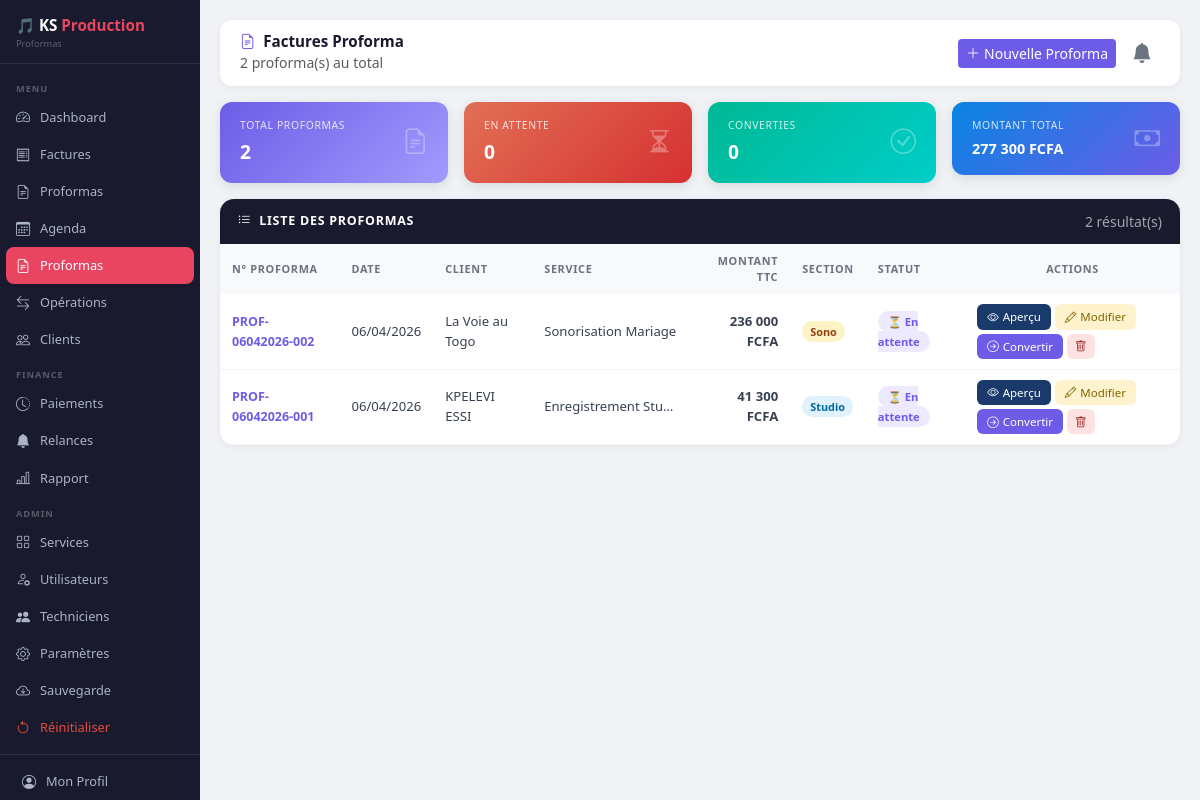
Page /proformas (signed in) on the committed database.
### database.py (models this page shows)
class Facture(db.Model):
    __tablename__ = 'factures'
    id            = db.Column(db.Integer, primary_key=True)
    numero        = db.Column(db.String(30), unique=True, nullable=False)
    date          = db.Column(db.DateTime, default=datetime.now)
    nom_client    = db.Column(db.String(100), nullable=False)
    service       = db.Column(db.String(200), nullable=False)
    montant_ttc   = db.Column(db.Float, nullable=False)
    mode_paiement = db.Column(db.String(50))
    etat_paiement = db.Column(db.String(20), default='Non Payer')
    type_operation= db.Column(db.String(20), default='Recettes')
    categorie     = db.Column(db.String(20), default='Facture')
    section       = db.Column(db.String(50))
    cree_par      = db.Column(db.String(50))
    montant_paye  = db.Column(db.Float, default=0)
    reste_du      = db.Column(db.Float, default=0)

### app.py (the view)
@app.route('/proformas')
def liste_proformas():
    if 'username' not in session:
        return redirect(url_for('login'))
    proformas = Facture.query.filter_by(type_operation='Proforma')\
                             .order_by(Facture.date.desc()).all()
    total_ttc = sum(p.montant_ttc for p in proformas)
    return render_template('proformas.html',
        username      = session['username'],
        role          = session['role'],
        proformas     = proformas,
        nb_proformas  = len(proformas),
        nb_en_attente = sum(1 for p in proformas if p.etat_paiement == 'Non Payer'),
        nb_converties = sum(1 for p in proformas if p.etat_paiement == 'Converti'),
        total_ttc     = f"{total_ttc:,.0f}".replace(',', ' '),
    )

### templates/proformas.html (shortened to what this page needs)
<!DOCTYPE html>
<html lang="fr">
<head>
    <link href="https://cdn.jsdelivr.net/npm/bootstrap@5.3.0/dist/css/bootstrap.min.css" rel="stylesheet">
    <link href="https://cdn.jsdelivr.net/npm/bootstrap-icons@1.10.5/font/bootstrap-icons.css" rel="stylesheet">
</head>
<body>
<div class="sidebar">
    <div class="brand">🎵 KS <span>Production</span><small>Proformas</small></div>
    <nav>
        <div class="nav-section">Menu</div>
        <a href="/dashboard"  class="nav-link"><i class="bi bi-speedometer2"></i> Dashboard</a>
        <a href="/factures"   class="nav-link"><i class="bi bi-receipt"></i> Factures</a>
        <a href="/proformas" class="nav-link"><i class="bi bi-file-earmark-text"></i> Proformas</a>
        <a href="/agenda" class="nav-link"><i class="bi bi-calendar3"></i> Agenda</a>
        <a href="/proformas"  class="nav-link active"><i class="bi bi-file-earmark-text"></i> Proformas</a>
        <a href="/operations" class="nav-link"><i class="bi bi-arrow-left-right"></i> Opérations</a>
        <a href="/clients"    class="nav-link"><i class="bi bi-people"></i> Clients</a>
        <div class="nav-section">Finance</div>
        <a href="/paiements"  class="nav-link"><i class="bi bi-clock-history"></i> Paiements</a>
        <a href="/relances" class="nav-link"><i class="bi bi-bell-fill"></i> Relances</a>
        <a href="/rapport"    class="nav-link"><i class="bi bi-bar-chart-line"></i> Rapport</a>
        {% if role == 'Administrateur' %}
        <div class="nav-section">Admin</div>
        <a href="/services"      class="nav-link"><i class="bi bi-grid"></i> Services</a>
        <a href="/utilisateurs"  class="nav-link"><i class="bi bi-person-gear"></i> Utilisateurs</a>
        <a href="/techniciens" class="nav-link"><i class="bi bi-people-fill"></i> Techniciens</a>
        <a href="/parametres"    class="nav-link"><i class="bi bi-gear"></i> Paramètres</a>
        <a href="/sauvegarde"    class="nav-link"><i class="bi bi-cloud-arrow-down"></i> Sauvegarde</a>
        <a href="/reinitialiser" class="nav-link" style="color:#e74c3c;"><i class="bi bi-arrow-counterclockwise"></i> Réinitialiser</a>
        {% endif %}
    </nav>
    <div class="sidebar-footer">
        <a href="/profil" class="nav-link"><i class="bi bi-person-circle"></i> Mon Profil</a>
    </div>
</div>
<div class="main-content">
    <div class="topbar">
        <div>
            <h5><i class="bi bi-file-earmark-text me-2" style="color:var(--ks-purple);"></i>Factures Proforma</h5>
            <small class="text-muted">{{ nb_proformas }} proforma(s) au total</small>
        </div>
        <div class="d-flex gap-2 align-items-center">
            {% if role != 'Lecture seule' %}
            <a href="/factures/proforma" class="btn btn-sm" style="background:var(--ks-purple); color:#fff; border:none;">
                <i class="bi bi-plus-lg me-1"></i>Nouvelle Proforma
            </a>
            {% endif %}
            <div class="position-relative">
                <button id="btnCloche" onclick="toggleAlertes()"
                        style="background:none; border:none; cursor:pointer; position:relative; padding:4px 8px;">
                    <i class="bi bi-bell-fill" style="font-size:1.25rem; color:#6b7280;" id="iconeCloche"></i>
                </button>
            </div>
        </div>
    </div>
    <div class="row g-3 mb-3">
        <div class="col-md-3">
            <div class="stat-card" style="background: linear-gradient(135deg, #6c5ce7, #a29bfe);">
                <div><div class="lbl">Total proformas</div><div class="val">{{ nb_proformas }}</div></div>
                <i class="bi bi-file-earmark-text ico"></i>
            </div>
        </div>
        <div class="col-md-3">
            <div class="stat-card" style="background: linear-gradient(135deg, #e17055, #d63031);">
                <div><div class="lbl">En attente</div><div class="val">{{ nb_en_attente }}</div></div>
                <i class="bi bi-hourglass-split ico"></i>
            </div>
        </div>
        <div class="col-md-3">
            <div class="stat-card" style="background: linear-gradient(135deg, #00b894, #00cec9);">
                <div><div class="lbl">Converties</div><div class="val">{{ nb_converties }}</div></div>
                <i class="bi bi-check-circle ico"></i>
            </div>
        </div>
        <div class="col-md-3">
            <div class="stat-card" style="background: linear-gradient(135deg, #0984e3, #6c5ce7);">
                <div><div class="lbl">Montant total</div><div class="val" style="font-size:.9rem;">{{ total_ttc }} FCFA</div></div>
                <i class="bi bi-cash ico"></i>
            </div>
        </div>
    </div>
    <div class="table-card">
        <div class="table-head">
            <span><i class="bi bi-list-ul me-2"></i>Liste des proformas</span>
            <small style="opacity:.6;">{{ nb_proformas }} résultat(s)</small>
        </div>
        <div class="table-responsive">
            <table class="pro-table">
                <thead>
                    <tr>
                        <th>N° Proforma</th>
                        <th>Date</th>
                        <th>Client</th>
                        <th>Service</th>
                        <th class="text-end">Montant TTC</th>
                        <th>Section</th>
                        <th>Statut</th>
                        <th class="text-center">Actions</th>
                    </tr>
                </thead>
                <tbody>
                    {% for p in proformas %}
                    <tr>
                        <td><strong style="color:var(--ks-purple); font-size:.78rem;">{{ p.numero }}</strong></td>
                        <td>{{ p.date.strftime('%d/%m/%Y') }}</td>
                        <td>{{ p.nom_client }}</td>
                        <td style="max-width:160px; white-space:nowrap; overflow:hidden; text-overflow:ellipsis;">{{ p.service }}</td>
                        <td class="text-end fw-bold">{{ "{:,.0f}".format(p.montant_ttc).replace(',', ' ') }} FCFA</td>
                        <td>
                            {% if p.section == 'Studio' %}<span class="badge-section-s">Studio</span>
                            {% elif p.section == 'Sonorisation' %}<span class="badge-section-o">Sono</span>
                            {% else %}{{ p.section or '—' }}{% endif %}
                        </td>
                        <td>
                            {% if p.etat_paiement == 'Converti' %}
                                <span class="badge-converti">✓ Convertie</span>
                            {% else %}
                                <span class="badge-proforma">⏳ En attente</span>
                            {% endif %}
                        </td>
                        <td>
                            <div class="actions-wrap">
                                <a href="/proformas/apercu/{{ p.id }}" target="_blank" class="btn-apercu" title="Aperçu">
                                    <i class="bi bi-eye"></i> Aperçu
                                </a>
                                {% if p.etat_paiement != 'Converti' and role != 'Lecture seule' %}
                                <a href="/proformas/modifier/{{ p.id }}" class="btn-modifier">
                                    <i class="bi bi-pencil"></i> Modifier
                                </a>
                                <button class="btn-convertir" title="Convertir en facture"
                                        data-bs-toggle="modal" data-bs-target="#modalConvertir"
                                        onclick="setConvertir({{ p.id }}, '{{ p.numero }}', '{{ p.nom_client }}')">
                                    <i class="bi bi-arrow-right-circle"></i> Convertir
                                </button>
                                {% endif %}
                                {% if role == 'Administrateur' %}
                                <form method="POST" action="/proformas/supprimer/{{ p.id }}" style="display:inline;"
                                      onsubmit="return confirm('Supprimer la proforma {{ p.numero }} ?')">
                                    <button type="submit" class="btn-del" title="Supprimer">
                                        <i class="bi bi-trash"></i>
                                    </button>
                                </form>
                                {% endif %}
                            </div>
                        </td>
                    </tr>
                    {% else %}
                    <tr><td colspan="8" class="empty-td">
                        <i class="bi bi-file-earmark-text" style="font-size:2rem; display:block; margin-bottom:8px;"></i>
                        Aucune proforma — <a href="/factures/proforma" style="color:var(--ks-purple);">Créer la première</a>
                    </td></tr>
                    {% endfor %}
                </tbody>
            </table>
        </div>
    </div>
</div>
</body>
</html>

### templates/proformas.html (style rules this page uses)
:root { --ks-primary: #1a1a2e; --ks-accent: #e94560; --ks-purple: #6c5ce7; }
body { background: #f0f2f5; font-family: 'Segoe UI', sans-serif; }
.sidebar { width: 200px; min-height: 100vh; background: var(--ks-primary); position: fixed; left: 0; top: 0; z-index: 100; display: flex; flex-direction: column; }
.brand { color: #fff; font-size: .95rem; font-weight: 700; padding: 14px 16px 12px; border-bottom: 1px solid rgba(255,255,255,.1); }
.brand span { color: var(--ks-accent); }
.brand small { display: block; font-size: .58rem; color: rgba(255,255,255,.3); font-weight: 400; }
.sidebar nav { flex: 1; padding: 8px 0; }
.nav-section { font-size: .58rem; text-transform: uppercase; letter-spacing: .1em; color: rgba(255,255,255,.28); padding: 10px 16px 3px; font-weight: 600; }
.nav-link { color: #aab4c4; padding: 8px 16px; display: flex; align-items: center; gap: 8px; font-size: .8rem; transition: all .2s; }
.nav-link:hover, .nav-link.active { color: #fff; background: var(--ks-accent); border-radius: 8px; margin: 0 6px; padding: 8px 10px; }
.nav-link i { font-size: .88rem; width: 16px; }
.sidebar-footer { padding: 8px 6px 14px; border-top: 1px solid rgba(255,255,255,.1); }
.main-content { margin-left: 200px; padding: 20px; }
.topbar { background: #fff; border-radius: 12px; padding: 12px 20px; display: flex; justify-content: space-between; align-items: center; margin-bottom: 16px; box-shadow: 0 1px 6px rgba(0,0,0,.06); }
.topbar h5 { margin: 0; font-weight: 700; color: var(--ks-primary); font-size: .95rem; }
.stat-card { border-radius: 12px; padding: 16px 20px; color: #fff; display: flex; justify-content: space-between; align-items: center; box-shadow: 0 3px 12px rgba(0,0,0,.1); }
.stat-card .lbl { font-size: .65rem; opacity: .8; text-transform: uppercase; letter-spacing: .06em; margin-bottom: 4px; }
.stat-card .val { font-size: 1.2rem; font-weight: 800; }
.stat-card .ico { font-size: 1.6rem; opacity: .3; }
.table-card { background: #fff; border-radius: 14px; box-shadow: 0 1px 6px rgba(0,0,0,.06); overflow: hidden; }
.table-head { background: var(--ks-primary); color: #fff; padding: 12px 18px; display: flex; justify-content: space-between; align-items: center; }
.table-head span { font-size: .78rem; font-weight: 700; text-transform: uppercase; letter-spacing: .06em; }
.pro-table { width: 100%; border-collapse: collapse; font-size: .82rem; }
.pro-table thead th { background: #f8f9fa; color: #6b7280; font-size: .68rem; text-transform: uppercase; letter-spacing: .06em; padding: 9px 12px; font-weight: 600; border: none; }
.pro-table tbody tr { border-bottom: 1px solid #f3f4f6; transition: background .15s; }
.pro-table tbody td { padding: 10px 12px; color: #374151; vertical-align: middle; }
.badge-proforma { background: #ede9fe; color: #6c5ce7; border-radius: 20px; padding: 3px 10px; font-size: .7rem; font-weight: 700; }
.badge-section-s { background: #e0f2fe; color: #0369a1; border-radius: 20px; padding: 3px 8px; font-size: .68rem; font-weight: 600; }
.badge-section-o { background: #fef3c7; color: #92400e; border-radius: 20px; padding: 3px 8px; font-size: .68rem; font-weight: 600; }
.btn-apercu { background: #1a3a6b; color: #fff; border: none; border-radius: 6px; padding: 4px 10px; font-size: .72rem; text-decoration: none; display: inline-flex; align-items: center; gap: 4px; }
.btn-convertir { background: var(--ks-purple); color: #fff; border: none; border-radius: 6px; padding: 4px 10px; font-size: .72rem; cursor: pointer; display: inline-flex; align-items: center; gap: 4px; }
.btn-modifier { background: #fff3cd; color: #856404; border: none; border-radius: 6px; padding: 4px 10px; font-size: .72rem; text-decoration: none; display: inline-flex; align-items: center; gap: 4px; }
.btn-del { background: #fee2e2; color: #991b1b; border: none; border-radius: 6px; padding: 4px 8px; font-size: .72rem; cursor: pointer; }
.actions-wrap { display: flex; gap: 4px; flex-wrap: wrap; align-items: center; }

### rows in the picture
Facture: numero "PROF-06042026-002", date "06/04/2026", nom_client "La Voie au Togo", service "Sonorisation Mariage", montant_ttc "236 000", section "Sono", etat_paiement "⏳ En attente"
Facture: numero "PROF-06042026-001", date "06/04/2026", nom_client "KPELEVI ESSI", service "Enregistrement Stu…", montant_ttc "41 300", section "Studio", etat_paiement "⏳ En attente"

### other values in the picture
{{ nb_proformas }} "2"
{{ nb_en_attente }} "0"
{{ nb_converties }} "0"
{{ total_ttc }} "277 300"
